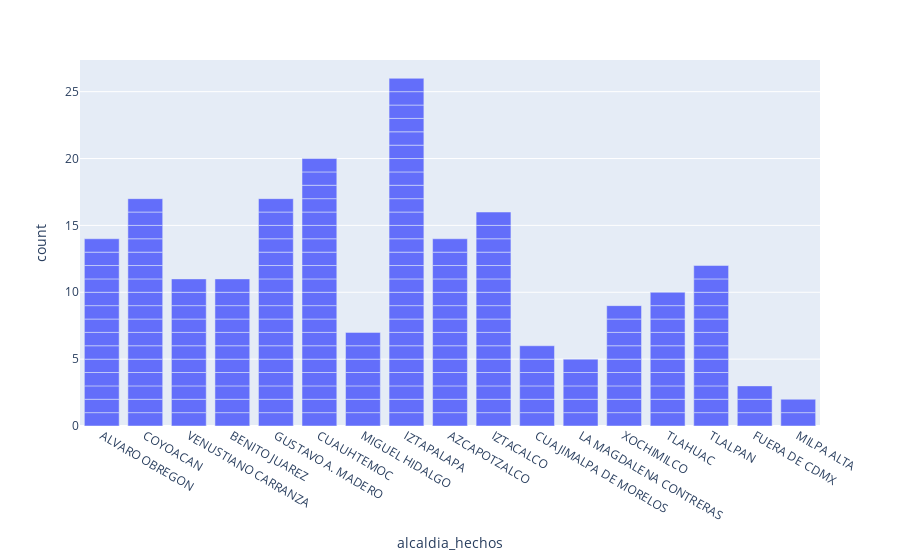

The notebook cell saved with this chart:
### Code cell
import plotly_express as px
px.bar(df, x='alcaldia_hechos')

### Figure 1 — Plotly figure (JSON) as saved in the notebook; plotly's stock layout.template omitted (floating-point values rounded to 4 significant figures; data arrays with more than 128 entries replaced by an {"elided": "..."} marker saying what was removed)
{"data": [{"alignmentgroup": "True", "hovertemplate": "alcaldia_hechos=%{x}<br>count=%{y}<extra></extra>", "legendgroup": "", "marker": {"color": "#636efa", "pattern": {"shape": ""}}, "name": "", "offsetgroup": "", "orientation": "v", "showlegend": false, "textposition": "auto", "type": "bar", "x": {"elided": "200 str values"}, "xaxis": "x", "y": {"elided": "200 int values"}, "yaxis": "y"}], "layout": {"barmode": "relative", "legend": {"tracegroupgap": 0}, "margin": {"t": 60}, "xaxis": {"anchor": "y", "domain": [0, 1], "title": {"text": "alcaldia_hechos"}}, "yaxis": {"anchor": "x", "domain": [0, 1], "title": {"text": "count"}}}}
